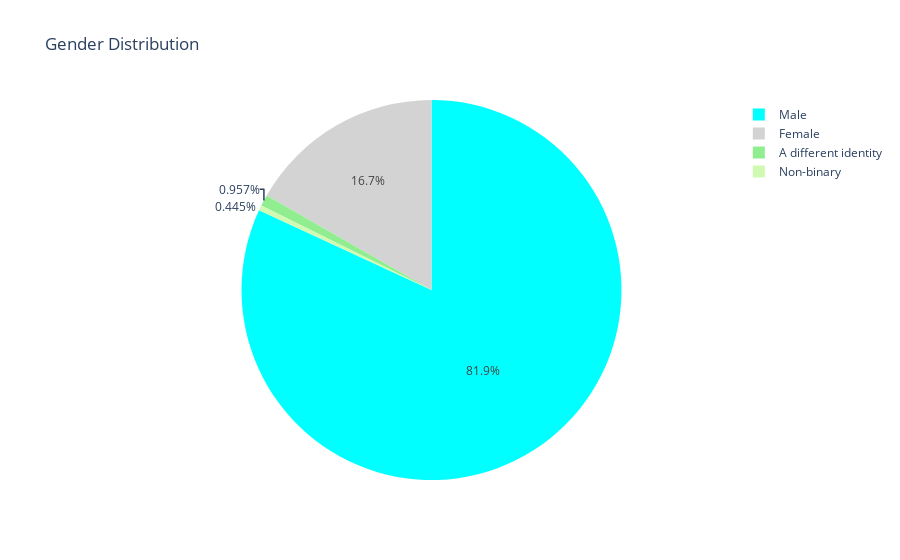

Notebook code cell kept with this figure:
### Markdown cell above
## 1.Lets get the gender distribution of the dataset.

### Code cell
colors = ['aqua', 'lightgrey', 'lightgreen', '#D0F9B1', 'khaki', 'grey']
mcr['GenderSelect'] = np.where(mcr['GenderSelect'] == "Non-binary, genderqueer, or gender non-conforming",'Non-binary',
                             mcr['GenderSelect'])

gender = mcr['GenderSelect'].value_counts()
label = gender.index
size = gender.values

trace = go.Pie(labels=label, 
               values=size, 
               marker=dict(colors=colors))

data = [trace]
layout = go.Layout(title='Gender Distribution')

fig = go.Figure(data=data, layout=layout)
py.iplot(fig)

### Figure 1 — Plotly figure (JSON) as saved in the notebook; plotly's stock layout.template omitted (floating-point values rounded to 4 significant figures)
{"data": [{"labels": ["Male", "Female", "A different identity", "Non-binary"], "marker": {"colors": ["aqua", "lightgrey", "lightgreen", "#D0F9B1", "khaki", "grey"]}, "type": "pie", "values": [13610, 2778, 159, 74]}], "layout": {"title": {"text": "Gender Distribution"}}}
